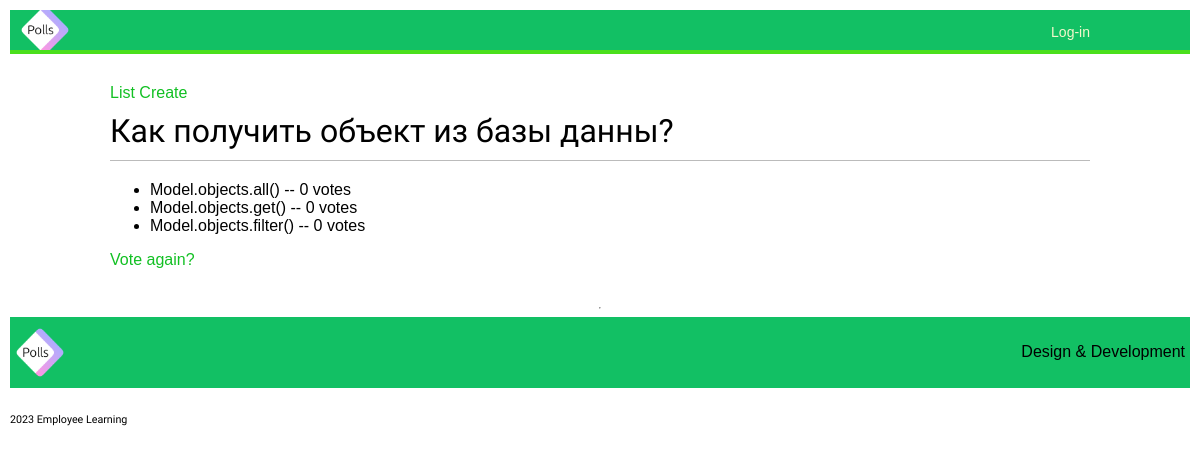
The app's page /polls/2/results/ with its own data.
### polls/models.py (models this page shows, shortened)
class Question(models.Model):
    question_text = models.CharField(max_length=200)
    pub_date = models.DateTimeField('date published')

class Choice(models.Model):
    question = models.ForeignKey(Question, on_delete=models.CASCADE)
    choice_text = models.CharField(max_length=200)
    votes = models.IntegerField(default=0)

### polls/views.py (the view)
# urls.py: path("<int:pk>/results/", views.ResultsView.as_view(), name="results"),
class ResultsView(generic.DetailView):
    model = Question
    template_name = "polls/results.html"

### polls/templates/polls/results.html
{% extends "base.html" %}
{% block content %}
<h1>{{ question.question_text }}</h1>
<ul>
{% for choice in question.choice_set.all %}
    <li>{{ choice.choice_text }} -- {{ choice.votes }} vote{{ choice.votes|pluralize }}</li>
{% endfor %}
</ul>
<a href="{% url 'polls:detail' question.id %}">Vote again?</a>
{% endblock %}

### acc/static/css/base.css (style rules this page uses)
a { color:#12c023; text-decoration:none; }
h1, h2, h3, h4, h5 , h6 { font-family: 'Muli', sans-serif; font-weight:normal; }
h1 { border-bottom:1px solid #bbb; padding:0 0 10px 0; margin:10px 0 20px 0; }

### records on screen
Question: question_text "Как получить объект из базы данны?"
Choice: choice_text "Model.objects.all()", votes "0"
Choice: choice_text "Model.objects.get()", votes "0"
Choice: choice_text "Model.objects.filter()", votes "0"
